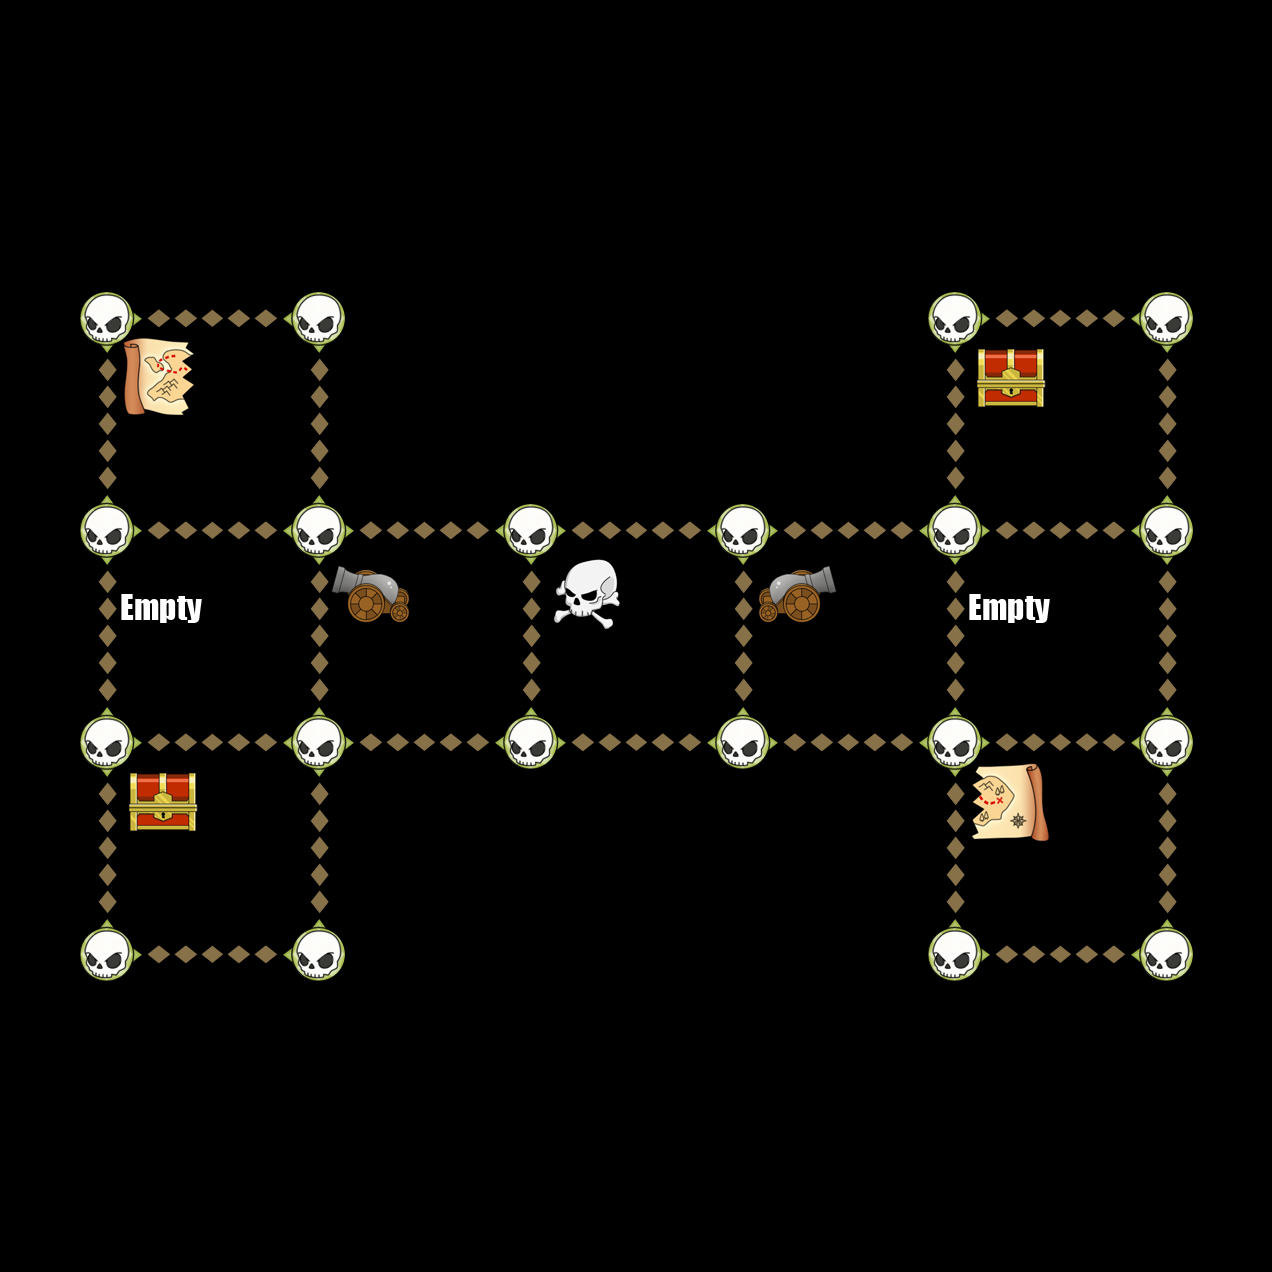

The image is a tile-based game level rendered from a .tmx file. Its description and source (layers, tilesets, objects; grid data summarised) follow:
An orthogonal 6x6 tile map with 212x212 px tiles, 6 tile layers (Down, Up, Left, Right, ...).

<map version="1.0" orientation="orthogonal" width="6" height="6" tilewidth="212" tileheight="212">
 <tileset firstgid="1" name="TileGraphic_Final-ipadhd" tilewidth="212" tileheight="212">
  <image source="TileGraphic_Final-ipadhd.png" width="636" height="1060" />
  <tile id="0">
   <properties>
    <property name="LineFilled" value="True" />
   </properties>
  </tile>
  <tile id="2">
   <properties>
    <property name="Item" value="TreasureBox" />
   </properties>
  </tile>
  <tile id="4">
   <properties>
    <property name="RowFilled" value="True" />
   </properties>
  </tile>
  <tile id="6">
   <properties>
    <property name="Item" value="CannonLeft" />
   </properties>
  </tile>
  <tile id="7">
   <properties>
    <property name="Item" value="ShipRight" />
   </properties>
  </tile>
  <tile id="8">
   <properties>
    <property name="Item" value="MapOne" />
   </properties>
  </tile>
  <tile id="9">
   <properties>
    <property name="Item" value="CannonRight" />
   </properties>
  </tile>
  <tile id="10">
   <properties>
    <property name="Item" value="ShipLeft" />
   </properties>
  </tile>
  <tile id="11">
   <properties>
    <property name="Item" value="MapTwo" />
   </properties>
  </tile>
  <tile id="12">
   <properties>
    <property name="Item" value="Empty" />
   </properties>
  </tile>
  <tile id="13">
   <properties>
    <property name="Item" value="Skull" />
   </properties>
  </tile>
  <tile id="14">
   <properties>
    <property name="Item" value="Fog" />
   </properties>
  </tile>
 </tileset>
 <layer name="Down" width="6" height="6">
  <data>[36 cells, 14 non-empty, 1 distinct tile ids]</data>
 </layer>
 <layer name="Up" width="6" height="6">
  <data>[36 cells, 14 non-empty, 1 distinct tile ids]</data>
 </layer>
 <layer name="Left" width="6" height="6">
  <data>[36 cells, 14 non-empty, 1 distinct tile ids]</data>
 </layer>
 <layer name="Right" width="6" height="6">
  <data>[36 cells, 14 non-empty, 1 distinct tile ids]</data>
 </layer>
 <layer name="Dots" width="6" height="6">
  <data>[36 cells, 20 non-empty, 1 distinct tile ids]</data>
 </layer>
 <layer name="Items" width="6" height="6">
  <data>[36 cells, 9 non-empty, 7 distinct tile ids]</data>
 </layer>
</map>
